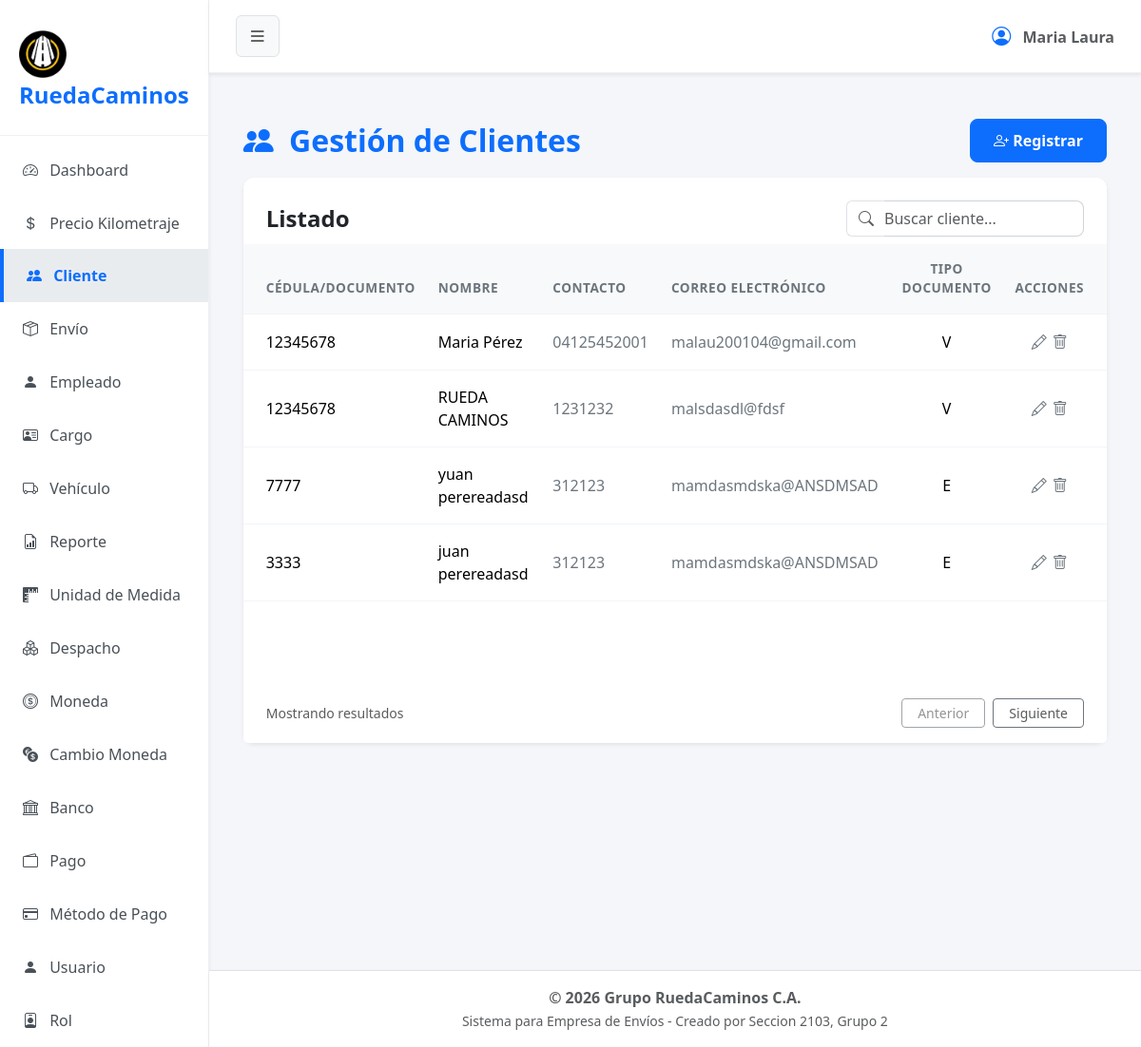
The app's page /?url=cliente with its own data.
### tables this page shows
CREATE TABLE `cliente` (
  `cod_cliente` int(10) NOT NULL,
  `doc_identidad` int(10) NOT NULL COMMENT 'puede ser el rif,cedula,etc',
  `razon_social` varchar(30) NOT NULL,
  `apellido` varchar(20) DEFAULT NULL,
  `telefono` varchar(11) NOT NULL,
  `email` varchar(80) DEFAULT NULL,
  `tipo_documento` varchar(1) NOT NULL COMMENT 'v=venezolano,j=juridico, e=extranjero, g=gubernamental',
  `estado` tinyint(1) NOT NULL
);

### app/controller/clienteController.php (called while the page is built, shortened)
<?php
$cliente = new Cliente();
$registros = $cliente->obt_RegistrosClientes();
include 'app/view/layout/header.php';
include 'app/view/cliente/clienteView.php';
include 'app/view/layout/footer.php';

### index.php (called while the page is built, shortened)
<?php
    $frontController = new FrontController();
?>

### app/config/Conexion.php (called while the page is built, shortened)
<?php
abstract class Conexion
{
    public $host = "localhost";
    public $namedb = "grupo_ruedacaminos";
    public $userdb = "root";
    public $passwd = "";
    public function __construct()
    {
        $this->conexion = $this->getConnection();
    }
    public function getConnection(): PDO
    {
        try {
            $dsn = "mysql:host=" . $this->host . ";dbname=" . $this->namedb . ";charset=utf8";
            $conexion = new PDO($dsn, $this->userdb, $this->passwd);
            $conexion->setAttribute(PDO::ATTR_ERRMODE, PDO::ERRMODE_EXCEPTION);
        } catch (PDOException $error) {
            die('No se pudo conectar a la base de datos, error:' . $error->getMessage());
        }
        return $conexion;
    }
}

### app/model/Cliente.php (called while the page is built, shortened)
<?php
class Cliente extends Conexion
{
    public function obt_RegistrosClientes()
    {
        try {
            $sentencia = "SELECT * FROM cliente WHERE estado = 1";
            $select = $this->conexion->prepare($sentencia);
            $select->execute();
            return $select->fetchAll(\PDO::FETCH_ASSOC);
        } catch (\PDOException $e) {
            return [];
        }
    }
}

### app/view/cliente/componentes/tabla.php (the view, shortened to what this page needs)
<div class="card-body p-0">
    <div class="table-responsive">
        <table class="table table-hover align-middle mb-0">
            <thead class="table-light table-header-custom">
                <tr>
                    <th class="ps-4">CÉDULA/DOCUMENTO</th>
                    <th>NOMBRE</th>
                    <th>CONTACTO</th>
                    <th>CORREO ELECTRÓNICO</th>
                    <th class="text-center">TIPO DOCUMENTO</th>
                    <th class="pe-4 text-center">ACCIONES</th>
                </tr>
            </thead>
            <tbody>
                <?php foreach ($registros as $dato): ?>
                    <tr>
                        <td class="ps-4 fw-medium"><?= $dato['doc_identidad'] ?></td>
                        <td>
                            <span class="fw-medium"><?php echo $dato['razon_social'] . ' ' . $dato['apellido'] ?></span>
                        </td>
                        <td class="text-secondary"><?= $dato['telefono'] ?></td>
                        <td class="text-secondary"><?= $dato['email'] ?></td>
                        <td class="text-center"><?= $dato['tipo_documento'] ?></td>
                        <td class="pe-4 text-center">
                            <button type="button" class="btn btn-link text-secondary p-0 m-0 align-baseline" title="Editar" data-bs-toggle="modal"
                                <?php if ($dato['tipo_documento'] == 'J' || $dato['tipo_documento'] == 'P' || $dato['tipo_documento'] == 'G') {
                                    echo ' data-bs-target="#editClienteJuridico"';
                                } else if ($dato['tipo_documento'] == 'V' || $dato['tipo_documento'] == 'E') {
                                    echo ' data-bs-target="#editClienteNatural"';
                                }
                                ?>
                                datos-cod-cliente="<?php echo $dato['cod_cliente']; ?>"
                                datos-doc-identidad="<?php echo $dato['doc_identidad']; ?>"
                                datos-razon-social="<?php echo $dato['razon_social']; ?>"
                                datos-apellido="<?php echo $dato['apellido']; ?>"
                                datos-telefono="<?php echo $dato['telefono']; ?>"
                                datos-email="<?php echo $dato['email']; ?>"
                                datos-tipo-documento="<?php echo $dato['tipo_documento']; ?>">
                                <i class="bi bi-pencil"></i>
                            </button>
                            <form action="?url=cliente" method="POST" style="display: inline;">
                                <fieldset style="display: inline;">
                                    <button type="submit" name="tipoSolicitud" value="eliminar" class="btn btn-link text-secondary p-0 m-0 align-baseline" title="Eliminar" onclick="return confirm('¿Está seguro de eliminar este cliente?');">
                                        <i class="bi bi-trash"></i>
                                    </button>
                                </fieldset>
                            </form>
                        </td>
                    </tr>
                <?php endforeach; ?>
            </tbody>
        </table>
    </div>
</div>

### assets/css/styles.css (style rules this page uses)
body { background-color: #f4f6f9; font-family: 'Segoe UI', Tahoma, Geneva, Verdana, sans-serif; overflow-x: hidden; }
.table > :not(caption) > * > * { padding: 1rem 0.75rem; border-bottom-color: #f1f5f9; }
.table-header-custom th { color: #6c757d; font-weight: 600; font-size: 0.85rem; letter-spacing: 0.5px; }

### records on screen
cliente: doc_identidad "12345678", razon_social "Maria", apellido "Pérez", telefono "04125452001", email "malau200104@gmail.com", tipo_documento "V"
cliente: doc_identidad "12345678", razon_social "RUEDA", apellido "CAMINOS", telefono "1231232", email "malsdasdl@fdsf", tipo_documento "V"
cliente: doc_identidad "7777", razon_social "yuan", apellido "perereadasd", telefono "312123", email "mamdasmdska@ANSDMSAD", tipo_documento "E"
cliente: doc_identidad "3333", razon_social "juan", apellido "perereadasd", telefono "312123", email "mamdasmdska@ANSDMSAD", tipo_documento "E"
